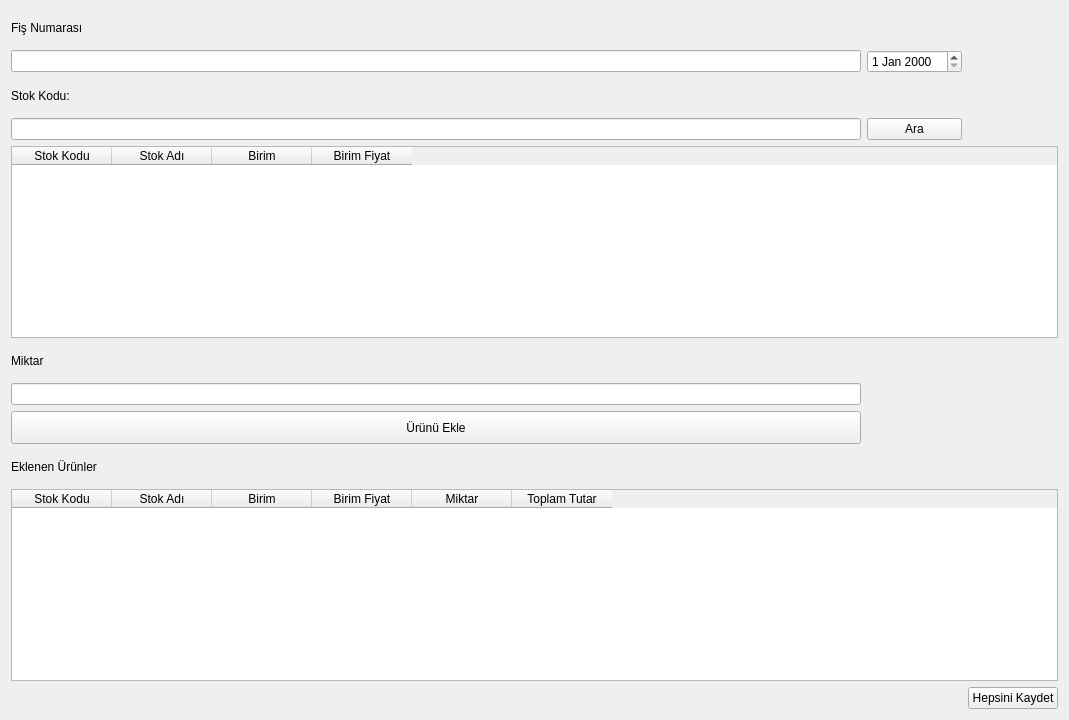
<?xml version="1.0" encoding="UTF-8"?>
<ui version="4.0">
 <class>Form</class>
 <widget class="QWidget" name="Form">
  <property name="geometry">
   <rect>
    <x>0</x>
    <y>0</y>
    <width>1069</width>
    <height>720</height>
   </rect>
  </property>
  <property name="windowTitle">
   <string>Form</string>
  </property>
  <layout class="QGridLayout" name="gridLayout">
   <item row="5" column="0" colspan="3">
    <layout class="QVBoxLayout" name="verticalLayout_3">
     <item>
      <widget class="QTableWidget" name="tableWidget_2">
       <property name="sizePolicy">
        <sizepolicy hsizetype="Minimum" vsizetype="Minimum">
         <horstretch>0</horstretch>
         <verstretch>0</verstretch>
        </sizepolicy>
       </property>
       <column>
        <property name="text">
         <string>Stok Kodu</string>
        </property>
       </column>
       <column>
        <property name="text">
         <string>Stok Adı</string>
        </property>
       </column>
       <column>
        <property name="text">
         <string>Birim</string>
        </property>
       </column>
       <column>
        <property name="text">
         <string>Birim Fiyat</string>
        </property>
       </column>
      </widget>
     </item>
    </layout>
   </item>
   <item row="4" column="0">
    <widget class="QLineEdit" name="lineEdit_stokkodu"/>
   </item>
   <item row="1" column="1">
    <layout class="QVBoxLayout" name="verticalLayout_4">
     <item>
      <widget class="QDateEdit" name="dateEdit">
       <property name="sizePolicy">
        <sizepolicy hsizetype="Minimum" vsizetype="Minimum">
         <horstretch>0</horstretch>
         <verstretch>0</verstretch>
        </sizepolicy>
       </property>
      </widget>
     </item>
    </layout>
   </item>
   <item row="4" column="1">
    <widget class="QPushButton" name="pushButton_Ara">
     <property name="text">
      <string>Ara</string>
     </property>
    </widget>
   </item>
   <item row="14" column="2">
    <widget class="QPushButton" name="pushButton_hepsinikaydet">
     <property name="text">
      <string>Hepsini Kaydet</string>
     </property>
    </widget>
   </item>
   <item row="13" column="0" colspan="3">
    <layout class="QVBoxLayout" name="verticalLayout">
     <item>
      <widget class="QTableWidget" name="tableWidget">
       <property name="enabled">
        <bool>true</bool>
       </property>
       <property name="sizePolicy">
        <sizepolicy hsizetype="Minimum" vsizetype="Minimum">
         <horstretch>0</horstretch>
         <verstretch>0</verstretch>
        </sizepolicy>
       </property>
       <column>
        <property name="text">
         <string>Stok Kodu</string>
        </property>
       </column>
       <column>
        <property name="text">
         <string>Stok Adı</string>
        </property>
       </column>
       <column>
        <property name="text">
         <string>Birim</string>
        </property>
       </column>
       <column>
        <property name="text">
         <string>Birim Fiyat</string>
        </property>
       </column>
       <column>
        <property name="text">
         <string>Miktar</string>
        </property>
       </column>
       <column>
        <property name="text">
         <string>Toplam Tutar</string>
        </property>
       </column>
      </widget>
     </item>
    </layout>
   </item>
   <item row="12" column="0">
    <widget class="QLabel" name="label_9">
     <property name="text">
      <string>Eklenen Ürünler</string>
     </property>
    </widget>
   </item>
   <item row="10" column="0">
    <widget class="QLineEdit" name="lineEdit_miktar"/>
   </item>
   <item row="11" column="0">
    <widget class="QPushButton" name="pushButton_urunekle">
     <property name="sizePolicy">
      <sizepolicy hsizetype="Minimum" vsizetype="Minimum">
       <horstretch>0</horstretch>
       <verstretch>0</verstretch>
      </sizepolicy>
     </property>
     <property name="text">
      <string>Ürünü Ekle</string>
     </property>
    </widget>
   </item>
   <item row="3" column="0">
    <widget class="QLabel" name="label_3">
     <property name="text">
      <string>Stok Kodu:</string>
     </property>
    </widget>
   </item>
   <item row="1" column="0">
    <widget class="QLineEdit" name="lineEdit_fisno"/>
   </item>
   <item row="0" column="0">
    <widget class="QLabel" name="label">
     <property name="text">
      <string>Fiş Numarası</string>
     </property>
    </widget>
   </item>
   <item row="9" column="0">
    <widget class="QLabel" name="label_7">
     <property name="text">
      <string>Miktar</string>
     </property>
    </widget>
   </item>
  </layout>
 </widget>
 <resources/>
 <connections/>
</ui>
